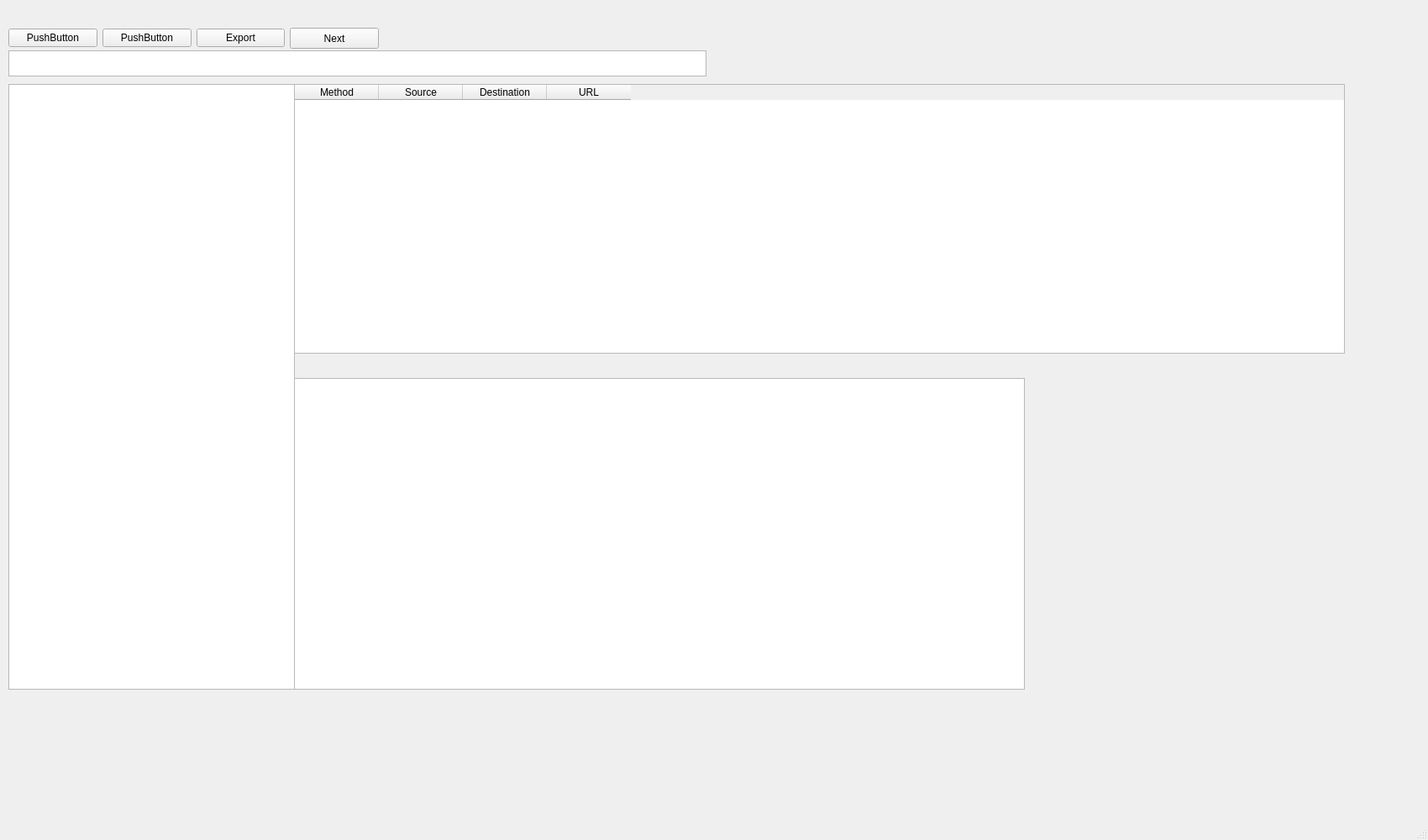
<?xml version="1.0" encoding="UTF-8"?>
<ui version="4.0">
 <class>MainWindow</class>
 <widget class="QMainWindow" name="MainWindow">
  <property name="geometry">
   <rect>
    <x>0</x>
    <y>0</y>
    <width>1700</width>
    <height>1000</height>
   </rect>
  </property>
  <property name="windowTitle">
   <string>MainWindow</string>
  </property>
  <widget class="QWidget" name="centralwidget">
   <widget class="QLabel" name="labelPort">
    <property name="geometry">
     <rect>
      <x>10</x>
      <y>0</y>
      <width>771</width>
      <height>20</height>
     </rect>
    </property>
    <property name="text">
     <string/>
    </property>
   </widget>
   <widget class="QWidget" name="verticalLayoutWidget">
    <property name="geometry">
     <rect>
      <x>349</x>
      <y>450</y>
      <width>1871</width>
      <height>371</height>
     </rect>
    </property>
    <layout class="QVBoxLayout" name="verticalLayout">
     <property name="leftMargin">
      <number>0</number>
     </property>
     <property name="rightMargin">
      <number>1000</number>
     </property>
     <item>
      <widget class="QTextEdit" name="textEditReqResp">
       <property name="enabled">
        <bool>true</bool>
       </property>
      </widget>
     </item>
    </layout>
   </widget>
   <widget class="QWidget" name="horizontalLayoutWidget">
    <property name="geometry">
     <rect>
      <x>350</x>
      <y>419</y>
      <width>1251</width>
      <height>31</height>
     </rect>
    </property>
    <layout class="QHBoxLayout" name="horizontalLayout"/>
   </widget>
   <widget class="QTableWidget" name="tableWidgetDetails">
    <property name="geometry">
     <rect>
      <x>350</x>
      <y>100</y>
      <width>1251</width>
      <height>321</height>
     </rect>
    </property>
    <column>
     <property name="text">
      <string>Method</string>
     </property>
    </column>
    <column>
     <property name="text">
      <string>Source</string>
     </property>
    </column>
    <column>
     <property name="text">
      <string>Destination</string>
     </property>
    </column>
    <column>
     <property name="text">
      <string>URL</string>
     </property>
    </column>
   </widget>
   <widget class="QTableWidget" name="tableWidgetHosts">
    <property name="geometry">
     <rect>
      <x>10</x>
      <y>100</y>
      <width>341</width>
      <height>721</height>
     </rect>
    </property>
   </widget>
   <widget class="QTextEdit" name="textEditFilter">
    <property name="geometry">
     <rect>
      <x>10</x>
      <y>60</y>
      <width>831</width>
      <height>31</height>
     </rect>
    </property>
   </widget>
   <widget class="QWidget" name="layoutWidget">
    <property name="geometry">
     <rect>
      <x>10</x>
      <y>30</y>
      <width>441</width>
      <height>31</height>
     </rect>
    </property>
    <layout class="QHBoxLayout" name="horizontalLayout_2">
     <item>
      <widget class="QPushButton" name="btnStartStop">
       <property name="text">
        <string>PushButton</string>
       </property>
      </widget>
     </item>
     <item>
      <widget class="QPushButton" name="btnIntercept">
       <property name="text">
        <string>PushButton</string>
       </property>
      </widget>
     </item>
     <item>
      <widget class="QPushButton" name="btnExport">
       <property name="text">
        <string>Export</string>
       </property>
      </widget>
     </item>
     <item>
      <widget class="QPushButton" name="btnNext">
       <property name="minimumSize">
        <size>
         <width>0</width>
         <height>25</height>
        </size>
       </property>
       <property name="text">
        <string>Next</string>
       </property>
      </widget>
     </item>
    </layout>
   </widget>
  </widget>
  <widget class="QMenuBar" name="menubar">
   <property name="geometry">
    <rect>
     <x>0</x>
     <y>0</y>
     <width>1700</width>
     <height>22</height>
    </rect>
   </property>
  </widget>
  <widget class="QStatusBar" name="statusbar"/>
 </widget>
 <resources/>
 <connections/>
</ui>
